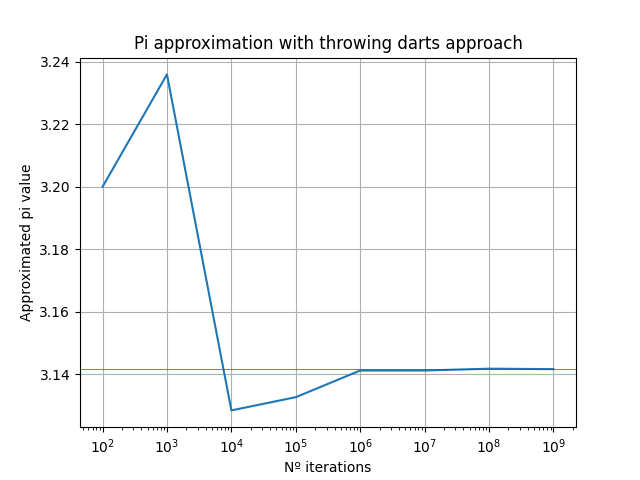

Recreate this plot in Python.
import random as rand
import math
import matplotlib.pyplot as plt

#Throw N darts and return the approximeted value of pi
def throw_darts_independent(N):
    for i in range(N):
        dart_x = rand.uniform(0,1)
        dart_y = rand.uniform(0,1)
        if (dart_x - 0.5)**2 + (dart_y - 0.5)**2 < 0.25:
            C += 1
    return 4*C/N

#Throw N darts and return the approximeted value of pi, the one used for the experiment
#Cant and Nant are parameters to allow a progressive approximation of pi e.g(N: 1000, 10000, 100000) 
def throw_Ndarts(N,Cant = 0,Nant = 0):
    C = 0
    N = N-Nant
    for i in range(N):
        dart_x = rand.uniform(0,1)
        dart_y = rand.uniform(0,1)
        if (dart_x - 0.5)**2 + (dart_y - 0.5)**2 < 0.25:
            C += 1
    print(N+Nant)
    return 4*(C+Cant)/(N+Nant), C+Cant, N+Nant

def main():
    #Tests
    C = 0
    N = 0
    l = []
    it = []
    error = []
    for i in range(2,10): #from 100 to 1.000.000.000 needles
        r,C,N = throw_Ndarts(10**i,C,N)
        l.append(r)
        it.append(10**i)
        print(abs((math.pi - r)/math.pi))
        error.append(abs((math.pi - r)/math.pi))
        print(r)

    fig, ax = plt.subplots() #Graph for the pi approximation
    ax.plot(it,l)
    ax.set_xscale("log")
    ax.set(xlabel="Nº iterations", ylabel="Approximated pi value", title= "Pi approximation with throwing darts approach")
    ax.grid()
    plt.axhline(y=math.pi, color='r', linestyle='-',linewidth = 0.5)
    plt.show()

    fig, ax = plt.subplots() #Graph for the relative error
    ax.plot(it,error)
    ax.set_xscale("log")
    ax.set(xlabel="Nº iterations", ylabel="Error", title= "Relative error of the approximation of pi")
    ax.grid()
    plt.show()


if __name__ == "__main__":
    main()
